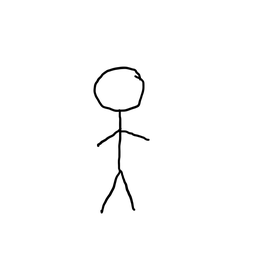
#> input picture Stickman.png, 256 x 256 px, shrunk from 641 x 641 before the run, found by its file name
$ python demo.py
#> lines starting #> are read from the running program, lines starting #| are printed output that depends on the picture
### crypto/x25519.py
P = 2 ** 255 - 19
A24 = 121665
def bytes_to_int(bytes):

    result = 0

    for b in bytes:
        result = result * 256 + int(b)

    return result


# [6 lines left out: function int_to_bytes, not called in this run]

def cswap(swap, x_2, x_3):
    dummy = swap * ((x_2 - x_3) % P)
    x_2 = x_2 - dummy
    x_2 %= P
    x_3 = x_3 + dummy
    x_3 %= P
    return (x_2, x_3)

def X25519(k, u):
    x_1 = u
    x_2 = 1
    z_2 = 0
    x_3 = u
    z_3 = 1
    swap = 0

    for t in reversed(range(255)):
        k_t = (k >> t) & 1
        swap ^= k_t
        x_2, x_3 = cswap(swap, x_2, x_3)
        z_2, z_3 = cswap(swap, z_2, z_3)
        swap = k_t

        A = x_2 + z_2
        A %= P

        AA = A * A
        AA %= P

        B = x_2 - z_2
        B %= P

        BB = B * B
        BB %= P

        E = AA - BB
        E %= P

        C = x_3 + z_3
        C %= P

        D = x_3 - z_3
        D %= P

        DA = D * A
        DA %= P

        CB = C * B
        CB %= P

        x_3 = ((DA + CB) % P)**2
        x_3 %= P

        z_3 = x_1 * (((DA - CB) % P)**2) % P
        z_3 %= P

        x_2 = AA * BB
        x_2 %= P

        z_2 = E * ((AA + (A24 * E) % P) % P)
        z_2 %= P

    x_2, x_3 = cswap(swap, x_2, x_3)
    z_2, z_3 = cswap(swap, z_2, z_3)

    return (x_2 * pow(z_2, P - 2, P)) % P

def decodeScalar25519(k):
  k_list = [(b) for b in k]
  k_list[0] &= 248
  k_list[31] &= 127
  k_list[31] |= 64
  return decodeLittleEndian(k_list)

def decodeLittleEndian(b):
    return sum([b[i] << 8*i for i in range( 32 )])

def unpack2(s):
    if len(s) != 32:
        raise ValueError('Invalid Curve25519 scalar (len=%d)' % len(s))
    t = sum((ord(s[i]) ) << (8 * i) for i in range(31))
    t += (((ord(s[31]) ) & 0x7f) << 248)
    return t

def pack(n):
    return ''.join([chr((n >> (8 * i)) & 255) for i in range(32)])

def clamp(n):
    n &= ~7
    n &= ~(128 << 8 * 31)
    n |= 64 << 8 * 31
    return n

# Return nP
def multscalar(n, p):
    n = clamp(decodeScalar25519(n))
    p = unpack2(p)
    return pack(X25519(n, p))

# Start at x=9. Find point n times x-point
def base_point_mult(n):
    n = clamp(decodeScalar25519(n))
    return pack(X25519(n, 9))

### crypto/encoder.py
import cv2
import numpy as np
from crypto.dna_operation import dna
#Split image into RGB channels
def split_image_into_channel(img: np.ndarray):
    b,g,r = cv2.split(img)
    return b,g,r

#Bin string to dna
def bin_to_dna(bin:str):
    dna_enc = ""
    for i in range(0,len(bin),2):
        dna_enc += dna["{0}{1}".format(bin[i],bin[i+1])]
    return dna_enc

def encode_to_dna(b,g,r)->np.ndarray:
    b_bin = np.zeros(shape=(b.shape[0],b.shape[1]),dtype="object")
    g_bin = np.zeros(shape=(g.shape[0],g.shape[1]),dtype="object")
    r_bin = np.zeros(shape=(r.shape[0],r.shape[1]),dtype="object")

    for i in range(b.shape[0]):
        for j in range(b.shape[1]):
            temp_b = str(format(int(b[i,j]), '08b'))
            temp_g = str(format(int(g[i,j]), '08b'))
            temp_r = str(format(int(r[i,j]), '08b'))
            b_bin[i][j] = bin_to_dna(temp_b)
            g_bin[i][j] = bin_to_dna(temp_g)
            r_bin[i][j] = bin_to_dna(temp_r)

    b_bin = b_bin.astype(str)
    g_bin = g_bin.astype(str)
    r_bin = r_bin.astype(str)
    return b_bin,g_bin,r_bin

def dna_addition(b_enc,g_enc,r_enc)->np.ndarray:
    b,g,r = b_enc,g_enc,r_enc
    m,n = b_enc.shape
    b_dna= np.zeros(shape=(b.shape[0],b.shape[1]),dtype="object")
    g_dna = np.zeros(shape=(g.shape[0],g.shape[1]),dtype="object")
    r_dna = np.zeros(shape=(r.shape[0],r.shape[1]),dtype="object")
    for i in range(m):
        for j in range(n):
            r_dna[i,j] = dna["{0}{1}".format(r[i,j][0],g[i,j][0])]+dna["{0}{1}".format(r[i,j][1],g[i,j][1])]+dna["{0}{1}".format(r[i,j][2],b[i,j][2])]+dna["{0}{1}".format(r[i,j][3],b[i,j][3])]
            g_dna[i,j] = dna["{0}{1}".format(g[i,j][0],b[i,j][0])]+dna["{0}{1}".format(g[i,j][1],b[i,j][1])]+dna["{0}{1}".format(g[i,j][2],b[i,j][2])]+dna["{0}{1}".format(g[i,j][3],b[i,j][3])]
            b_dna[i,j] = dna["{0}{1}".format(g_dna[i,j][0],b[i,j][0])]+dna["{0}{1}".format(g_dna[i,j][1],b[i,j][1])]+dna["{0}{1}".format(g_dna[i,j][2],b[i,j][2])]+dna["{0}{1}".format(g_dna[i,j][3],b[i,j][3])]
    b_dna = b_dna.astype(str)
    g_dna = g_dna.astype(str)
    r_dna = r_dna.astype(str)
    return b_dna,g_dna,r_dna

#Interleave BBBGGGRRR to BGRBGRBGR
def interleave_dna_col(b_dna,g_dna,r_dna)->np.ndarray:
    m,n = b_dna.shape
    b_dna_interleaved = np.zeros(shape=(b_dna.shape[0],b_dna.shape[1]),dtype="object")
    g_dna_interleaved = np.zeros(shape=(g_dna.shape[0],g_dna.shape[1]),dtype="object")
    r_dna_interleaved = np.zeros(shape=(r_dna.shape[0],r_dna.shape[1]),dtype="object")
    for j in range(n):
        if j%3==0:
            b_dna_interleaved[:,j] = b_dna[:,j]
            g_dna_interleaved[:,j] = g_dna[:,j]
            r_dna_interleaved[:,j] = r_dna[:,j]
        elif j%3==1:
            b_dna_interleaved[:,j] = r_dna[:,j]
            g_dna_interleaved[:,j] = b_dna[:,j]
            r_dna_interleaved[:,j] = g_dna[:,j]
        else:
            b_dna_interleaved[:,j] = g_dna[:,j]
            g_dna_interleaved[:,j] = r_dna[:,j]
            r_dna_interleaved[:,j] = b_dna[:,j]

    return b_dna_interleaved,g_dna_interleaved,r_dna_interleaved

def interleave_dna_row(b_dna,g_dna,r_dna)->np.ndarray:
    m,n = b_dna.shape
    b_dna_interleaved = np.zeros(shape=(b_dna.shape[0],b_dna.shape[1]),dtype="object")
    g_dna_interleaved = np.zeros(shape=(g_dna.shape[0],g_dna.shape[1]),dtype="object")
    r_dna_interleaved = np.zeros(shape=(r_dna.shape[0],r_dna.shape[1]),dtype="object")
    for i in range(m):
        if i%3==0:
            b_dna_interleaved[i,:] = b_dna[i,:]
            g_dna_interleaved[i,:] = g_dna[i,:]
            r_dna_interleaved[i,:] = r_dna[i,:]
        elif i%3==1:
            b_dna_interleaved[i,:] = r_dna[i,:]
            g_dna_interleaved[i,:] = b_dna[i,:]
            r_dna_interleaved[i,:] = g_dna[i,:]
        else:
            b_dna_interleaved[i,:] = g_dna[i,:]
            g_dna_interleaved[i,:] = r_dna[i,:]
            r_dna_interleaved[i,:] = b_dna[i,:]

    return b_dna_interleaved,g_dna_interleaved,r_dna_interleaved

#DNA string to binary
def dna_str_to_binary(dna_str: str)->np.ndarray:
    binary = ""
    for i in range(len(dna_str)):
        binary+=dna[dna_str[i]]
    return binary

#Dna to binary
def dna_to_binary(dna: np.ndarray)->np.ndarray:
    m,n = dna.shape
    binary_dna = np.zeros(shape=(m,n),dtype="object")
    for i in range(m):
        for j in range(n):
            binary_dna[i,j] = dna_str_to_binary(dna[i,j])
    return binary_dna

#Binary to int
def binary_to_int(array: np.ndarray)->np.ndarray:
    m,n = array.shape
    int_array = np.zeros(shape=(m,n),dtype="int")
    for i in range(m):
        for j in range(n):
            int_array[i,j] = int(array[i,j],2)
    return int_array

### crypto/shift.py
import secrets
import string
from crypto.x25519 import base_point_mult,multscalar,bytes_to_int,int_to_bytes
import numpy as np
import binascii

shift_address = {0:"DR",1:"D",2:"DL",3:"L",4:"UL",5:"U",6:"UR",7:"R"}

def generate_random_octal_sequence(length=15):
    return ''.join(secrets.choice(string.octdigits) for _ in range(length))

def shift_array_right(img: np.ndarray,shift_amount: int):
    img = np.roll(img,shift_amount,axis=1)
    return img
def shift_array_left(img: np.ndarray,shift_amount: int):
    img = np.roll(img,-shift_amount,axis=1)
    return img
def shift_array_up(img: np.ndarray,shift_amount: int):
    img = np.roll(img,shift_amount,axis=0)
    return img
def shift_array_down(img: np.ndarray,shift_amount: int):
    img = np.roll(img,-shift_amount,axis=0)
    return img

shift_direction = {"R":shift_array_right,"L":shift_array_left,"U":shift_array_up,"D":shift_array_down}
inverse_shift_direction = {"R":shift_array_left,"L":shift_array_right,"U":shift_array_down,"D":shift_array_up}

def shift_array_with_octal_sequece(array: np.ndarray,shift_sequence: str,shared_key: str):
    shared_key = bytes_to_int(binascii.hexlify(shared_key.encode()))
    shift_order = [shift_address[int(num)] for num in shift_sequence]

    index = 0
    for shift in shift_order:
        for direction in shift:
            array = shift_direction[direction](array,int(str(shared_key)[index:index+2]))
        index = index + 1
    return array

### crypto/decoder.py
import numpy as np
from crypto.shift import *
from crypto.dna_operation import dna_sub


#deinterleave dna
def deinterleave_dna_col(b_dna,g_dna,r_dna):
    m,n = b_dna.shape
    b_dna_deinterleaved = np.zeros(shape=(b_dna.shape[0],b_dna.shape[1]),dtype="object")
    g_dna_deinterleaved = np.zeros(shape=(g_dna.shape[0],g_dna.shape[1]),dtype="object")
    r_dna_deinterleaved = np.zeros(shape=(r_dna.shape[0],r_dna.shape[1]),dtype="object")
    # for i in range(m):
    for j in range(n):
        if j%3==0:
            b_dna_deinterleaved[:,j] = b_dna[:,j]
            g_dna_deinterleaved[:,j] = g_dna[:,j]
            r_dna_deinterleaved[:,j] = r_dna[:,j]
        elif j%3==1:
            b_dna_deinterleaved[:,j] = g_dna[:,j]
            g_dna_deinterleaved[:,j] = r_dna[:,j]
            r_dna_deinterleaved[:,j] = b_dna[:,j]
        else:
            b_dna_deinterleaved[:,j] = r_dna[:,j]
            g_dna_deinterleaved[:,j] = b_dna[:,j]
            r_dna_deinterleaved[:,j] = g_dna[:,j]

    return b_dna_deinterleaved,g_dna_deinterleaved,r_dna_deinterleaved

def deinterleave_dna_row(b_dna,g_dna,r_dna):
    m,n = b_dna.shape
    b_dna_deinterleaved = np.zeros(shape=(b_dna.shape[0],b_dna.shape[1]),dtype="object")
    g_dna_deinterleaved = np.zeros(shape=(g_dna.shape[0],g_dna.shape[1]),dtype="object")
    r_dna_deinterleaved = np.zeros(shape=(r_dna.shape[0],r_dna.shape[1]),dtype="object")
    for i in range(m):
        if i%3==0:
            b_dna_deinterleaved[i,:] = b_dna[i,:]
            g_dna_deinterleaved[i,:] = g_dna[i,:]
            r_dna_deinterleaved[i,:] = r_dna[i,:]
        elif i%3==1:
            b_dna_deinterleaved[i,:] = g_dna[i,:]
            g_dna_deinterleaved[i,:] = r_dna[i,:]
            r_dna_deinterleaved[i,:] = b_dna[i,:]
        else:
            b_dna_deinterleaved[i,:] = r_dna[i,:]
            g_dna_deinterleaved[i,:] = b_dna[i,:]
            r_dna_deinterleaved[i,:] = g_dna[i,:]

    return b_dna_deinterleaved,g_dna_deinterleaved,r_dna_deinterleaved

def inverse_shift_array_with_octal_sequece(array: np.ndarray,shift_sequence: str,shared_key: str):
    shared_key = bytes_to_int(binascii.hexlify(shared_key.encode()))
    shift_order = [shift_address[int(num)] for num in shift_sequence]
    index = len(shift_order)-1
    shift_order = reversed(shift_order)

    for shift in shift_order:
        for direction in reversed(shift):
            array = inverse_shift_direction[direction](array,int(str(shared_key)[index:index+2]))
        index = index -1
    return array

#Step 3
def dna_subtraction(b_dec,g_dec,r_dec):
    b,g,r = b_dec,g_dec,r_dec
    m,n = b_dec.shape
    b_dna= np.zeros(shape=(b.shape[0],b.shape[1]),dtype="object")
    g_dna = np.zeros(shape=(g.shape[0],g.shape[1]),dtype="object")
    r_dna = np.zeros(shape=(r.shape[0],r.shape[1]),dtype="object")

    for i in range(m):
        for j in range(n):
            b_dna[i,j] = dna_sub["{0}{1}".format(g[i,j][0],b[i,j][0])]+dna_sub["{0}{1}".format(g[i,j][1],b[i,j][1])]+dna_sub["{0}{1}".format(g[i,j][2],b[i,j][2])]+dna_sub["{0}{1}".format(g[i,j][3],b[i,j][3])]
            g_dna[i,j] = dna_sub["{0}{1}".format(b_dna[i,j][0],g[i,j][0])]+dna_sub["{0}{1}".format(b_dna[i,j][1],g[i,j][1])]+dna_sub["{0}{1}".format(b_dna[i,j][2],g[i,j][2])]+dna_sub["{0}{1}".format(b_dna[i,j][3],g[i,j][3])]
            r_dna[i,j] = dna_sub["{0}{1}".format(g_dna[i,j][0],r[i,j][0])]+dna_sub["{0}{1}".format(g_dna[i,j][1],r[i,j][1])]+dna_sub["{0}{1}".format(g_dna[i,j][2],r[i,j][2])]+dna_sub["{0}{1}".format(g_dna[i,j][3],r[i,j][3])]

    b_dna = b_dna.astype(str)
    g_dna = g_dna.astype(str)
    r_dna = r_dna.astype(str)
    return b_dna,g_dna,r_dna

### utils.py
import os
import binascii

def write_keys_to_file(file_name: str,**kwargs):
    with open(file_name,"w") as f:
        f.write("Private key R: {}\n".format(kwargs["r_priv"]))
        f.write("Private key G: {}\n".format(kwargs["g_priv"]))
        f.write("Private key B: {}\n".format(kwargs["b_priv"]))

        f.write("\n")
        f.write("Public key R: {}\n".format(binascii.hexlify(kwargs["r_pub"].encode())))
        f.write("Public key G: {}\n".format(binascii.hexlify(kwargs["g_pub"].encode())))
        f.write("Public key B: {}\n".format(binascii.hexlify(kwargs["b_pub"].encode())))

        f.write("\n")
        f.write("Shift sequence R: {}\n".format(kwargs["r_shift"]))
        f.write("Shift sequence G: {}\n".format(kwargs["g_shift"]))
        f.write("Shift sequence B: {}\n".format(kwargs["b_shift"]))

### demo.py
import cv2
import numpy as np
import os
from crypto import *
from utils import write_keys_to_file

#Read image
img_path = "stickman.png"
img = cv2.imread(img_path)
#> img is the input picture: shape (256, 256, 3); min 0, max 255, mean 251.9
output_folder = 'output'

#Generate private key
ra_priv,rb_priv,ga_priv,gb_priv,ba_priv,bb_priv = [os.urandom(32) for _ in range(6)]
private_keys = [ra_priv,rb_priv,ga_priv,gb_priv,ba_priv,bb_priv]
#Calculate public key from private key
ra_pub,rb_pub,ga_pub,gb_pub,ba_pub,bb_pub = [base_point_mult(key) for key in private_keys]
public_keys = [ra_pub,rb_pub,ga_pub,gb_pub,ba_pub,bb_pub]
#Calculate shared key from private key and other party's public key
shared_ra,shared_rb,shared_ga,shared_gb,shared_ba,shared_bb = [multscalar(key_priv,key_pub) for key_priv,key_pub in zip(private_keys,public_keys)]

#Define shift addresses
shift_address = {0:"DR",1:"D",2:"DL",3:"L",4:"UL",5:"U",6:"UR",7:"R"}
shift_direction = {"R":shift_array_right,"L":shift_array_left,"U":shift_array_up,"D":shift_array_down}
inverse_shift_direction = {"R":shift_array_left,"L":shift_array_right,"U":shift_array_down,"D":shift_array_up}

if __name__ == "__main__":
    print("Encoding image...")
    b,g,r = split_image_into_channel(img)

    b_enc,g_enc,r_enc = encode_to_dna(b,g,r)

    b_dna,g_dna,r_dna = dna_addition(b_enc,g_enc,r_enc)

    #Generate random octal sequence for shifting
    shift_sequence_b,shift_sequence_g,shift_sequence_r = [generate_random_octal_sequence() for _ in range(3)]

    b_shift = shift_array_with_octal_sequece(b_dna,shift_sequence_b,shared_ba)
    g_shift = shift_array_with_octal_sequece(g_dna,shift_sequence_g,shared_ga)
    r_shift = shift_array_with_octal_sequece(r_dna,shift_sequence_r,shared_ra)

    b_dna_interleaved,g_dna_interleaved,r_dna_interleaved = interleave_dna_col(b_shift,g_shift,r_shift)

    b_dna_interleaved,g_dna_interleaved,r_dna_interleaved = interleave_dna_row(b_dna_interleaved,g_dna_interleaved,r_dna_interleaved)

    b_bin,g_bin,r_bin = [dna_to_binary(dna_interleaved) for dna_interleaved in [b_dna_interleaved,g_dna_interleaved,r_dna_interleaved]]

    b_int,g_int,r_int = [binary_to_int(bin) for bin in [b_bin,g_bin,r_bin]]
#> after the loop in binary_to_int, `for i in range(m):`:
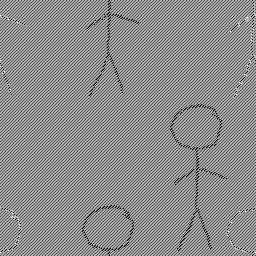
#> int_array: shape (256, 256) int64; min 0, max 255, mean 140.3
#> after the loop in binary_to_int (call 2), `for i in range(m):`:
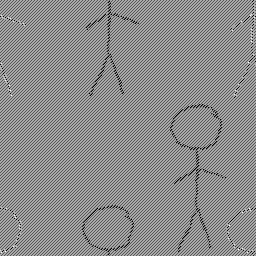
#> int_array: shape (256, 256) int64; min 0, max 253, mean 140.3
#> after the loop in binary_to_int (call 3), `for i in range(m):`:
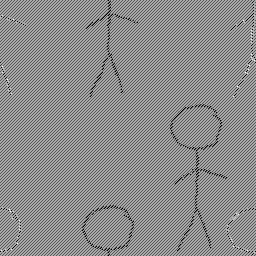
#> int_array: shape (256, 256) int64; min 0, max 253, mean 140.3

    image = np.dstack((b_int,g_int,r_int))
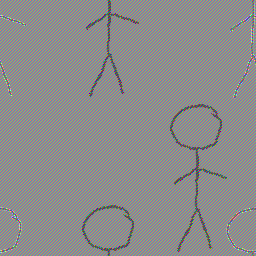
#> image: shape (256, 256, 3) int64; mean of channels 0, 1, 2 140.3, 140.3, 140.3; drawn as B, G, R
    image = image.astype(np.uint8)
    print("Image encoded successfully!")

    cv2.imshow("Encoded Image",image)
    cv2.waitKey(0)
    cv2.destroyAllWindows()
    cv2.imwrite(output_folder + "/encoded_image."+img_path.split('.')[1],image)

    print("Writing keys to file...")
    write_keys_to_file(output_folder + "/keys_1.txt",r_priv=ra_priv,g_priv=ga_priv,b_priv=ba_priv,r_pub=ra_pub,g_pub=ga_pub,b_pub=ba_pub,r_shift=shift_sequence_r,g_shift=shift_sequence_g,b_shift=shift_sequence_b)
    write_keys_to_file(output_folder + "/keys_2.txt",r_priv=rb_priv,g_priv=gb_priv,b_priv=bb_priv,r_pub=rb_pub,g_pub=gb_pub,b_pub=bb_pub,r_shift=shift_sequence_r,g_shift=shift_sequence_g,b_shift=shift_sequence_b)
    print("Decoding image...")
    #Decoder
    b,g,r = split_image_into_channel(image)
    b_dec,g_dec,r_dec = encode_to_dna(b,g,r)
    b_dec,g_dec,r_dec = deinterleave_dna_row(b_dec,g_dec,r_dec)
    b_deinterleaved,g_deinterleaved,r_deinterleaved = deinterleave_dna_col(b_dec,g_dec,r_dec)

    #invershift
    b_shift = inverse_shift_array_with_octal_sequece(b_deinterleaved, shift_sequence_b, shared_ba)
    g_shift = inverse_shift_array_with_octal_sequece(g_deinterleaved, shift_sequence_g, shared_ga)
    r_shift = inverse_shift_array_with_octal_sequece(r_deinterleaved, shift_sequence_r, shared_ra)

    b_dna,g_dna,r_dna = dna_subtraction(b_shift,g_shift,r_shift)

    b_dna_binary,g_dna_binary,r_dna_binary = [dna_to_binary(dna) for dna in [b_dna,g_dna,r_dna]]

    b_dna_int,g_dna_int,r_dna_int = [binary_to_int(dna_binary) for dna_binary in [b_dna_binary,g_dna_binary,r_dna_binary]]
#> after the loop in binary_to_int (call 4), `for i in range(m):`:
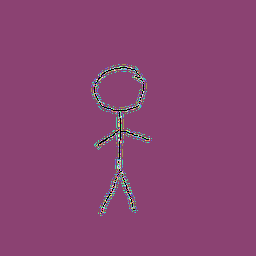
#> int_array: shape (256, 256) int64; 246 distinct labels, from 0 to 255; one colour per label, 0 black

    image = np.dstack((b_dna_int,g_dna_int,r_dna_int))
#> image: shape (256, 256, 3) int64; 246 distinct labels, from 0 to 255
    image = image.astype(np.uint8)
    print("Image decoded!")
    cv2.imwrite(output_folder + "/decoded_image."+img_path.split('.')[1],image)

    cv2.imshow("Image",image)
    cv2.waitKey(0)
    cv2.destroyAllWindows()
